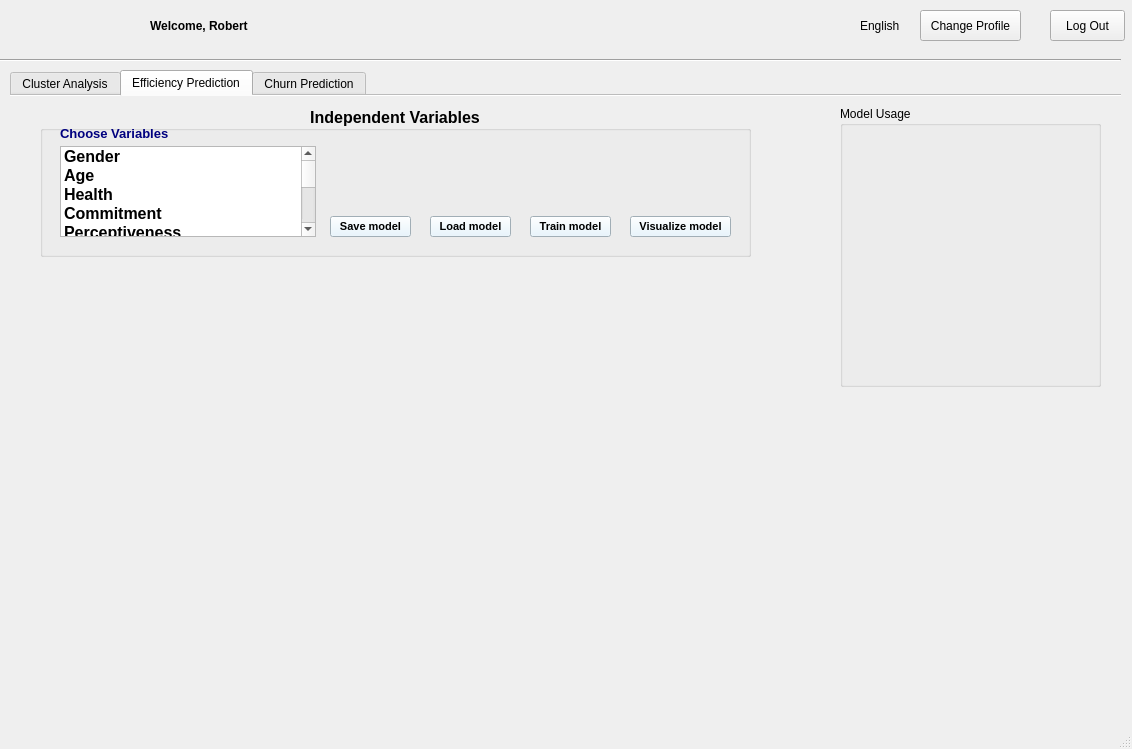
<?xml version="1.0" encoding="UTF-8"?>
<ui version="4.0">
 <class>MLWindow</class>
 <widget class="QMainWindow" name="MLWindow">
  <property name="geometry">
   <rect>
    <x>0</x>
    <y>0</y>
    <width>1132</width>
    <height>749</height>
   </rect>
  </property>
  <property name="windowTitle">
   <string>MainWindow</string>
  </property>
  <property name="iconSize">
   <size>
    <width>30</width>
    <height>30</height>
   </size>
  </property>
  <widget class="QWidget" name="centralwidget">
   <widget class="QTabWidget" name="tabWidget">
    <property name="geometry">
     <rect>
      <x>10</x>
      <y>70</y>
      <width>1111</width>
      <height>631</height>
     </rect>
    </property>
    <property name="mouseTracking">
     <bool>true</bool>
    </property>
    <property name="tabletTracking">
     <bool>true</bool>
    </property>
    <property name="toolTip">
     <string>&lt;html&gt;&lt;head/&gt;&lt;body&gt;&lt;p&gt;Machine Learning&lt;/p&gt;&lt;/body&gt;&lt;/html&gt;</string>
    </property>
    <property name="autoFillBackground">
     <bool>false</bool>
    </property>
    <property name="tabShape">
     <enum>QTabWidget::Rounded</enum>
    </property>
    <property name="currentIndex">
     <number>1</number>
    </property>
    <property name="iconSize">
     <size>
      <width>20</width>
      <height>20</height>
     </size>
    </property>
    <property name="elideMode">
     <enum>Qt::ElideLeft</enum>
    </property>
    <property name="documentMode">
     <bool>true</bool>
    </property>
    <property name="tabsClosable">
     <bool>false</bool>
    </property>
    <property name="movable">
     <bool>false</bool>
    </property>
    <property name="tabBarAutoHide">
     <bool>false</bool>
    </property>
    <widget class="QWidget" name="tab">
     <property name="enabled">
      <bool>true</bool>
     </property>
     <attribute name="icon">
      <iconset>
       <normaloff>../image/img_employee.png</normaloff>../image/img_employee.png</iconset>
     </attribute>
     <attribute name="title">
      <string>Cluster Analysis</string>
     </attribute>
     <widget class="QGroupBox" name="groupBox_4">
      <property name="geometry">
       <rect>
        <x>30</x>
        <y>20</y>
        <width>671</width>
        <height>101</height>
       </rect>
      </property>
      <property name="font">
       <font>
        <pointsize>12</pointsize>
        <weight>75</weight>
        <italic>false</italic>
        <bold>true</bold>
       </font>
      </property>
      <property name="title">
       <string>Employee's Information</string>
      </property>
      <property name="alignment">
       <set>Qt::AlignCenter</set>
      </property>
      <widget class="QComboBox" name="comboBox_5">
       <property name="geometry">
        <rect>
         <x>20</x>
         <y>40</y>
         <width>111</width>
         <height>22</height>
        </rect>
       </property>
       <property name="font">
        <font>
         <pointsize>8</pointsize>
        </font>
       </property>
       <property name="styleSheet">
        <string notr="true">background-color: rgb(226, 244, 255);</string>
       </property>
       <item>
        <property name="text">
         <string>Laborer</string>
        </property>
       </item>
       <item>
        <property name="text">
         <string>Shift Manager</string>
        </property>
       </item>
       <item>
        <property name="text">
         <string>Leam Leader</string>
        </property>
       </item>
       <item>
        <property name="text">
         <string>Production Director</string>
        </property>
       </item>
      </widget>
      <widget class="QLabel" name="label_14">
       <property name="geometry">
        <rect>
         <x>20</x>
         <y>20</y>
         <width>71</width>
         <height>16</height>
        </rect>
       </property>
       <property name="toolTip">
        <string>&lt;html&gt;&lt;head/&gt;&lt;body&gt;&lt;p align=&quot;center&quot;&gt;&lt;br/&gt;&lt;/p&gt;&lt;/body&gt;&lt;/html&gt;</string>
       </property>
       <property name="text">
        <string>&lt;html&gt;&lt;head/&gt;&lt;body&gt;&lt;p&gt;&lt;span style=&quot; font-size:10pt; font-weight:600; color:#00007f;&quot;&gt;Role&lt;/span&gt;&lt;/p&gt;&lt;/body&gt;&lt;/html&gt;</string>
       </property>
      </widget>
      <widget class="QPushButton" name="b_ClusterModel_4">
       <property name="geometry">
        <rect>
         <x>480</x>
         <y>70</y>
         <width>171</width>
         <height>21</height>
        </rect>
       </property>
       <property name="font">
        <font>
         <pointsize>8</pointsize>
         <weight>75</weight>
         <bold>true</bold>
        </font>
       </property>
       <property name="styleSheet">
        <string notr="true">background-color:rgb(226, 244, 255);
color: rgb(0, 0, 0);
</string>
       </property>
       <property name="text">
        <string>See Cluster analysis model</string>
       </property>
      </widget>
      <widget class="QPushButton" name="b_SaveCluster">
       <property name="geometry">
        <rect>
         <x>260</x>
         <y>70</y>
         <width>91</width>
         <height>21</height>
        </rect>
       </property>
       <property name="font">
        <font>
         <pointsize>8</pointsize>
         <weight>75</weight>
         <bold>true</bold>
        </font>
       </property>
       <property name="styleSheet">
        <string notr="true">background-color:rgb(226, 244, 255);
color: rgb(0, 0, 0);
</string>
       </property>
       <property name="text">
        <string>Save model</string>
       </property>
      </widget>
      <widget class="QPushButton" name="b_LoadCluster">
       <property name="geometry">
        <rect>
         <x>370</x>
         <y>70</y>
         <width>81</width>
         <height>21</height>
        </rect>
       </property>
       <property name="font">
        <font>
         <pointsize>8</pointsize>
         <weight>75</weight>
         <bold>true</bold>
        </font>
       </property>
       <property name="styleSheet">
        <string notr="true">background-color:rgb(226, 244, 255);
color: rgb(0, 0, 0);
</string>
       </property>
       <property name="text">
        <string>Load model</string>
       </property>
      </widget>
     </widget>
     <widget class="QWidget" name="verticalLayoutWidget_3">
      <property name="geometry">
       <rect>
        <x>30</x>
        <y>140</y>
        <width>841</width>
        <height>441</height>
       </rect>
      </property>
      <layout class="QVBoxLayout" name="verticalLayout_3"/>
     </widget>
    </widget>
    <widget class="QWidget" name="ML">
     <property name="enabled">
      <bool>true</bool>
     </property>
     <attribute name="icon">
      <iconset>
       <normaloff>../image/img_efficiency.png</normaloff>../image/img_efficiency.png</iconset>
     </attribute>
     <attribute name="title">
      <string>Efficiency Prediction</string>
     </attribute>
     <widget class="QGroupBox" name="groupBox_2">
      <property name="geometry">
       <rect>
        <x>30</x>
        <y>10</y>
        <width>711</width>
        <height>151</height>
       </rect>
      </property>
      <property name="font">
       <font>
        <pointsize>12</pointsize>
        <weight>75</weight>
        <italic>false</italic>
        <bold>true</bold>
       </font>
      </property>
      <property name="title">
       <string>Independent Variables</string>
      </property>
      <property name="alignment">
       <set>Qt::AlignCenter</set>
      </property>
      <widget class="QLabel" name="label_10">
       <property name="geometry">
        <rect>
         <x>20</x>
         <y>20</y>
         <width>111</width>
         <height>16</height>
        </rect>
       </property>
       <property name="toolTip">
        <string>&lt;html&gt;&lt;head/&gt;&lt;body&gt;&lt;p align=&quot;center&quot;&gt;&lt;br/&gt;&lt;/p&gt;&lt;/body&gt;&lt;/html&gt;</string>
       </property>
       <property name="text">
        <string>&lt;html&gt;&lt;head/&gt;&lt;body&gt;&lt;p&gt;&lt;span style=&quot; font-size:10pt; color:#00007f;&quot;&gt;Choose Variables&lt;/span&gt;&lt;/p&gt;&lt;/body&gt;&lt;/html&gt;</string>
       </property>
      </widget>
      <widget class="QPushButton" name="b_trainEfficiency">
       <property name="geometry">
        <rect>
         <x>490</x>
         <y>110</y>
         <width>81</width>
         <height>21</height>
        </rect>
       </property>
       <property name="font">
        <font>
         <pointsize>8</pointsize>
         <weight>75</weight>
         <bold>true</bold>
        </font>
       </property>
       <property name="styleSheet">
        <string notr="true">background-color:rgb(226, 244, 255);
color: rgb(0, 0, 0);
</string>
       </property>
       <property name="text">
        <string>Train model</string>
       </property>
      </widget>
      <widget class="QListWidget" name="lw_MLData">
       <property name="geometry">
        <rect>
         <x>20</x>
         <y>40</y>
         <width>256</width>
         <height>91</height>
        </rect>
       </property>
       <item>
        <property name="text">
         <string>Gender</string>
        </property>
        <property name="checkState">
         <enum>Unchecked</enum>
        </property>
       </item>
       <item>
        <property name="text">
         <string>Age</string>
        </property>
        <property name="checkState">
         <enum>Unchecked</enum>
        </property>
       </item>
       <item>
        <property name="text">
         <string>Health</string>
        </property>
        <property name="checkState">
         <enum>Unchecked</enum>
        </property>
       </item>
       <item>
        <property name="text">
         <string>Commitment</string>
        </property>
        <property name="checkState">
         <enum>Unchecked</enum>
        </property>
       </item>
       <item>
        <property name="text">
         <string>Perceptiveness</string>
        </property>
        <property name="checkState">
         <enum>Unchecked</enum>
        </property>
       </item>
       <item>
        <property name="text">
         <string>Dexterxity</string>
        </property>
        <property name="checkState">
         <enum>Unchecked</enum>
        </property>
       </item>
       <item>
        <property name="text">
         <string>Sociality</string>
        </property>
        <property name="checkState">
         <enum>Unchecked</enum>
        </property>
       </item>
       <item>
        <property name="text">
         <string>Goodness</string>
        </property>
        <property name="checkState">
         <enum>Unchecked</enum>
        </property>
       </item>
       <item>
        <property name="text">
         <string>Strength</string>
        </property>
        <property name="checkState">
         <enum>Unchecked</enum>
        </property>
       </item>
       <item>
        <property name="text">
         <string>Open-minded</string>
        </property>
        <property name="checkState">
         <enum>Unchecked</enum>
        </property>
       </item>
       <item>
        <property name="text">
         <string>Worker Supervisor Age Diff</string>
        </property>
        <property name="checkState">
         <enum>Unchecked</enum>
        </property>
       </item>
      </widget>
      <widget class="QPushButton" name="b_saveEfficiency">
       <property name="geometry">
        <rect>
         <x>290</x>
         <y>110</y>
         <width>81</width>
         <height>21</height>
        </rect>
       </property>
       <property name="font">
        <font>
         <pointsize>8</pointsize>
         <weight>75</weight>
         <bold>true</bold>
        </font>
       </property>
       <property name="styleSheet">
        <string notr="true">background-color:rgb(226, 244, 255);
color: rgb(0, 0, 0);
</string>
       </property>
       <property name="text">
        <string>Save model</string>
       </property>
      </widget>
      <widget class="QPushButton" name="b_loadEfficiency">
       <property name="geometry">
        <rect>
         <x>390</x>
         <y>110</y>
         <width>81</width>
         <height>21</height>
        </rect>
       </property>
       <property name="font">
        <font>
         <pointsize>8</pointsize>
         <weight>75</weight>
         <bold>true</bold>
        </font>
       </property>
       <property name="styleSheet">
        <string notr="true">background-color:rgb(226, 244, 255);
color: rgb(0, 0, 0);
</string>
       </property>
       <property name="text">
        <string>Load model</string>
       </property>
      </widget>
      <widget class="QPushButton" name="b_visualizeEfficiency">
       <property name="geometry">
        <rect>
         <x>590</x>
         <y>110</y>
         <width>101</width>
         <height>21</height>
        </rect>
       </property>
       <property name="font">
        <font>
         <pointsize>8</pointsize>
         <weight>75</weight>
         <bold>true</bold>
        </font>
       </property>
       <property name="styleSheet">
        <string notr="true">background-color:rgb(226, 244, 255);
color: rgb(0, 0, 0);
</string>
       </property>
       <property name="text">
        <string>Visualize model</string>
       </property>
      </widget>
     </widget>
     <widget class="QWidget" name="verticalLayoutWidget">
      <property name="geometry">
       <rect>
        <x>30</x>
        <y>170</y>
        <width>791</width>
        <height>421</height>
       </rect>
      </property>
      <layout class="QVBoxLayout" name="vl_efficiency"/>
     </widget>
     <widget class="QGroupBox" name="gb_modelUsage">
      <property name="geometry">
       <rect>
        <x>830</x>
        <y>10</y>
        <width>261</width>
        <height>281</height>
       </rect>
      </property>
      <property name="title">
       <string>Model Usage</string>
      </property>
      <widget class="QWidget" name="formLayoutWidget">
       <property name="geometry">
        <rect>
         <x>20</x>
         <y>30</y>
         <width>231</width>
         <height>231</height>
        </rect>
       </property>
       <layout class="QFormLayout" name="fl_modelUsage"/>
      </widget>
     </widget>
    </widget>
    <widget class="QWidget" name="ChurnTab">
     <property name="enabled">
      <bool>true</bool>
     </property>
     <attribute name="icon">
      <iconset>
       <normaloff>../image/img_churn.png</normaloff>../image/img_churn.png</iconset>
     </attribute>
     <attribute name="title">
      <string>Churn Prediction</string>
     </attribute>
     <widget class="QWidget" name="verticalLayoutWidget_2">
      <property name="geometry">
       <rect>
        <x>60</x>
        <y>120</y>
        <width>681</width>
        <height>321</height>
       </rect>
      </property>
      <layout class="QVBoxLayout" name="verticalLayout_2"/>
     </widget>
     <widget class="QLabel" name="label_8">
      <property name="geometry">
       <rect>
        <x>10</x>
        <y>20</y>
        <width>31</width>
        <height>31</height>
       </rect>
      </property>
      <property name="text">
       <string/>
      </property>
      <property name="pixmap">
       <pixmap>../image/img_admin.png</pixmap>
      </property>
      <property name="scaledContents">
       <bool>true</bool>
      </property>
     </widget>
     <widget class="QLabel" name="label_9">
      <property name="geometry">
       <rect>
        <x>50</x>
        <y>20</y>
        <width>101</width>
        <height>31</height>
       </rect>
      </property>
      <property name="font">
       <font>
        <weight>75</weight>
        <bold>true</bold>
       </font>
      </property>
      <property name="text">
       <string>Welcome, Robert</string>
      </property>
     </widget>
    </widget>
   </widget>
   <widget class="QLabel" name="label_2">
    <property name="geometry">
     <rect>
      <x>0</x>
      <y>-10</y>
      <width>91</width>
      <height>81</height>
     </rect>
    </property>
    <property name="maximumSize">
     <size>
      <width>91</width>
      <height>81</height>
     </size>
    </property>
    <property name="text">
     <string/>
    </property>
    <property name="pixmap">
     <pixmap>../image/img_logo.png</pixmap>
    </property>
    <property name="scaledContents">
     <bool>true</bool>
    </property>
   </widget>
   <widget class="QLabel" name="label_3">
    <property name="geometry">
     <rect>
      <x>820</x>
      <y>10</y>
      <width>31</width>
      <height>31</height>
     </rect>
    </property>
    <property name="text">
     <string/>
    </property>
    <property name="pixmap">
     <pixmap>../image/img_language.png</pixmap>
    </property>
    <property name="scaledContents">
     <bool>true</bool>
    </property>
    <property name="alignment">
     <set>Qt::AlignCenter</set>
    </property>
   </widget>
   <widget class="QLabel" name="label_4">
    <property name="geometry">
     <rect>
      <x>860</x>
      <y>10</y>
      <width>41</width>
      <height>31</height>
     </rect>
    </property>
    <property name="text">
     <string>English</string>
    </property>
   </widget>
   <widget class="Line" name="line">
    <property name="geometry">
     <rect>
      <x>0</x>
      <y>50</y>
      <width>1121</width>
      <height>21</height>
     </rect>
    </property>
    <property name="font">
     <font>
      <weight>75</weight>
      <bold>true</bold>
     </font>
    </property>
    <property name="styleSheet">
     <string notr="true">color: rgb(0, 0, 127);
border-color: rgb(0, 0, 127);</string>
    </property>
    <property name="orientation">
     <enum>Qt::Horizontal</enum>
    </property>
   </widget>
   <widget class="QLabel" name="label_6">
    <property name="geometry">
     <rect>
      <x>110</x>
      <y>10</y>
      <width>31</width>
      <height>31</height>
     </rect>
    </property>
    <property name="text">
     <string/>
    </property>
    <property name="pixmap">
     <pixmap>../image/img_admin.png</pixmap>
    </property>
    <property name="scaledContents">
     <bool>true</bool>
    </property>
   </widget>
   <widget class="QLabel" name="label_7">
    <property name="geometry">
     <rect>
      <x>150</x>
      <y>10</y>
      <width>111</width>
      <height>31</height>
     </rect>
    </property>
    <property name="font">
     <font>
      <weight>75</weight>
      <bold>true</bold>
     </font>
    </property>
    <property name="text">
     <string>Welcome, Robert</string>
    </property>
   </widget>
   <widget class="QPushButton" name="b_changeProfile">
    <property name="geometry">
     <rect>
      <x>920</x>
      <y>10</y>
      <width>101</width>
      <height>31</height>
     </rect>
    </property>
    <property name="text">
     <string>Change Profile</string>
    </property>
   </widget>
   <widget class="QPushButton" name="pushButton">
    <property name="geometry">
     <rect>
      <x>1050</x>
      <y>10</y>
      <width>75</width>
      <height>31</height>
     </rect>
    </property>
    <property name="text">
     <string>Log Out</string>
    </property>
   </widget>
  </widget>
  <widget class="QMenuBar" name="menubar">
   <property name="geometry">
    <rect>
     <x>0</x>
     <y>0</y>
     <width>1132</width>
     <height>21</height>
    </rect>
   </property>
  </widget>
  <widget class="QStatusBar" name="statusbar"/>
 </widget>
 <tabstops>
  <tabstop>tabWidget</tabstop>
 </tabstops>
 <resources/>
 <connections/>
</ui>
